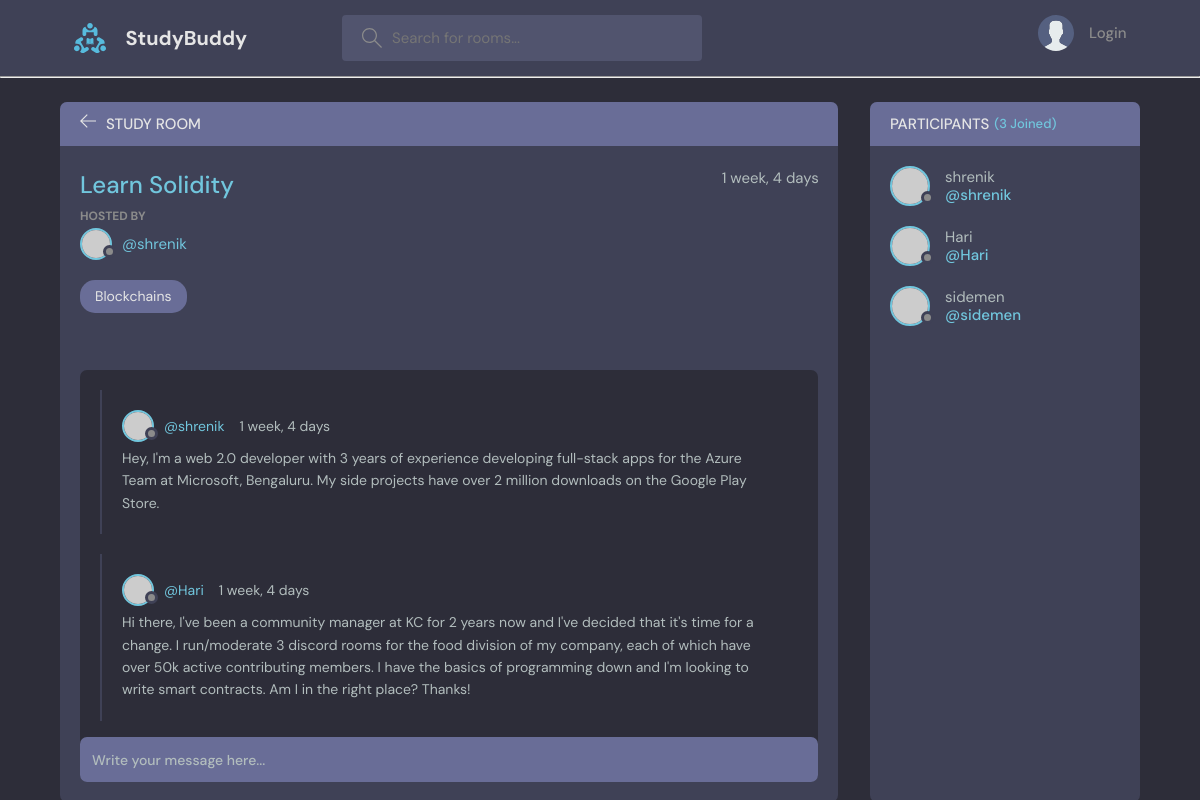
The app's page /room/1, older data.
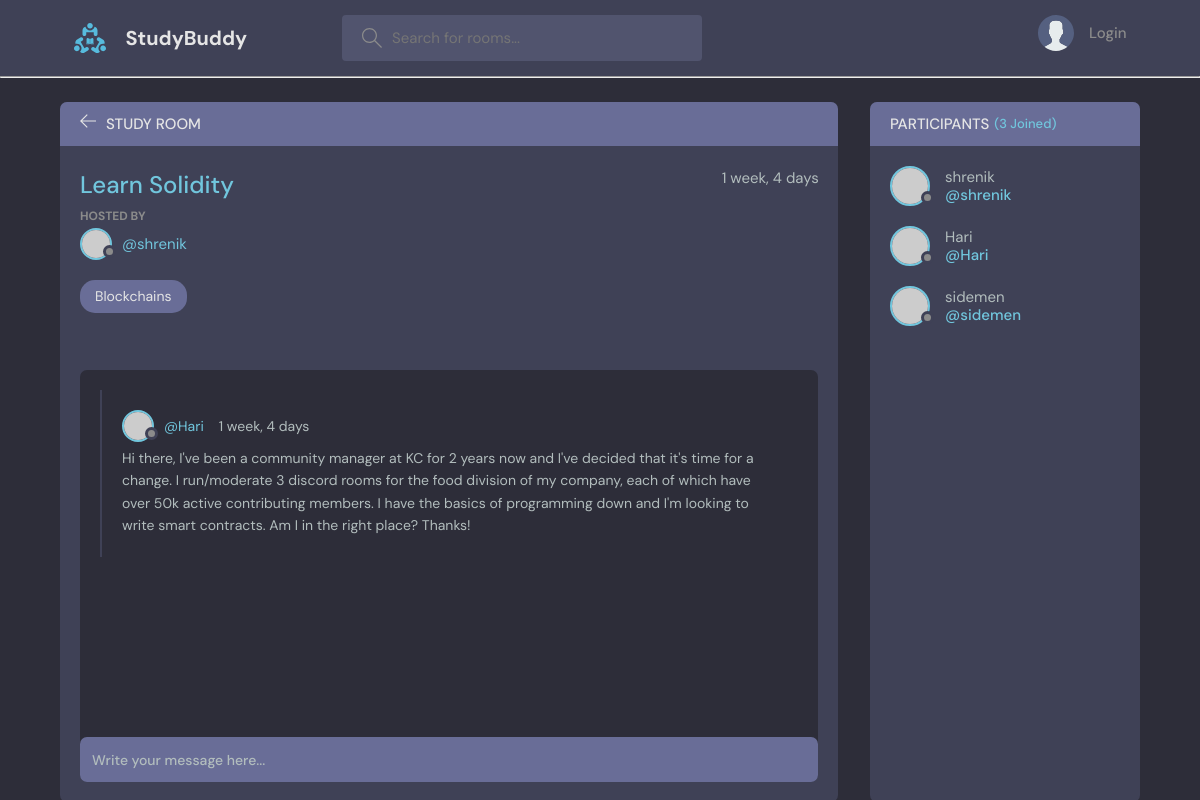
The same page, newer data.
### base/models.py (models this page shows, shortened)
class Message(models.Model):
    user = models.ForeignKey(User, on_delete=models.CASCADE)
    room = models.ForeignKey(Room, on_delete=models.CASCADE)
    body = models.TextField()
    updated = models.DateTimeField(auto_now=True)
    created = models.DateTimeField(auto_now_add=True)
    class Meta:
        ordering = ["-updated", "-created"]

### base/views.py (the view, shortened to what this page needs)
# urls.py: path("room/<str:pk>", views.room, name="room"),
def room(request, pk):
    room = Room.objects.get(id=pk)
    room_messages = room.message_set.all() # query child objects of speific room
    participants = room.participants.all()
    context = {"room": room, "room_messages": room_messages, "participants": participants}
    return render(request, "base/room.html", context)

### base/models.py (called while the page is built)
    def __str__(self):
        return self.name

### base/templates/base/room.html (shortened to what this page needs)
{% extends "main.html" %}
{% block content %}
    <main class="profile-page layout layout--2">
      <div class="container">
        <div class="room">
          <div class="room__top">
            <div class="room__topLeft">
              <a href="{% url 'home'%}">
                <svg version="1.1" xmlns="http://www.w3.org/2000/svg" width="32" height="32" viewBox="0 0 32 32">
                  <title>arrow-left</title>
                  <path
                    d="M13.723 2.286l-13.723 13.714 13.719 13.714 1.616-1.611-10.96-10.96h27.625v-2.286h-27.625l10.965-10.965-1.616-1.607z"
                  ></path>
                </svg>
              </a>
              <h3>Study Room</h3>
            </div>
          </div>
          <div class="room__box scroll">
            <div class="room__header scroll">
              <div class="room__info">
                <h3>{{room.name}}</h3>
                <span>{{room.created | timesince}}</span>
              </div>
              <div class="room__hosted">
                <p>Hosted By</p>
                <a href="{% url 'user-profile' room.host.id %}" class="room__author">
                  <div class="avatar avatar--small">
                    <img src="https://randomuser.me/api/portraits/men/37.jpg" />
                  </div>
                  <span>@{{room.host.username}}</span>
                </a>
              </div>
              <span class="room__topics">{{room.topic}}</span>
            </div>
            <div class="room__conversation">
              <div class="threads scroll">
                {% for message in room_messages %}
                <div class="thread">
                  <div class="thread__top">
                    <div class="thread__author">
                      <a href="{% url 'user-profile' message.user.id %}" class="thread__authorInfo">
                        <div class="avatar avatar--small">
                          <img src="https://randomuser.me/api/portraits/men/37.jpg" />
                        </div>
                        <span>@{{message.user.username}}</span>
                      </a>
                      <span class="thread__date">{{message.created | timesince }}</span>
                    </div>
                  </div>
                  <div class="thread__details">
                    {{message.body}}
                  </div>
                </div>
                {% endfor %}
              </div>
            </div>
          </div>
          <div class="room__message">
            <form action="" method="POST">
              <input name="body" placeholder="Write your message here..." /></form>
          </div>
        </div>
        <div class="participants">
          <h3 class="participants__top">Participants <span>({{participants.count}} Joined)</span></h3>
          <div class="participants__list scroll">
            {% for user in participants %}
            <a href="{% url 'user-profile' user.id %}" class="participant">
              <div class="avatar avatar--medium">
                <img src="https://randomuser.me/api/portraits/men/37.jpg" />
              </div>
              <p>
                {{user.username}}
                <span>@{{user.username}}</span>
              </p>
            </a>
            {% endfor %}
          </div>
        </div>
      </div>
    </main>
{% endblock content %}

Row changes from the older to the newer data that the page shows:
removed Message: user.username "shrenik", created "1 week, 4 days", body "Hey, I'm a web 2.0 developer with 3 years of experience developing full-stack apps for the Azure Team at Microsoft, Bengaluru. My side projects have over 2 million downloads on the Google Play Store."
